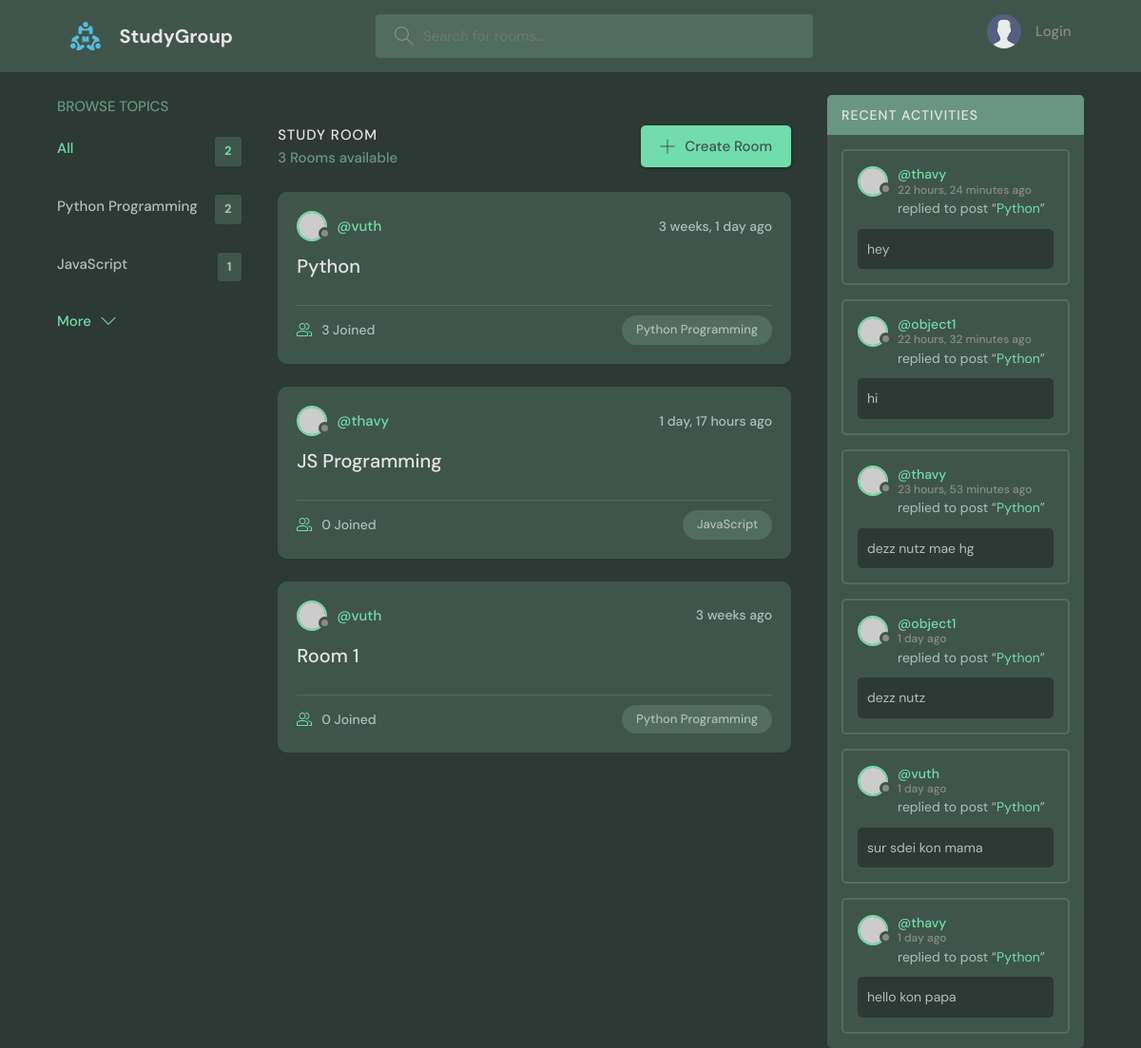
The app's page /, older data.
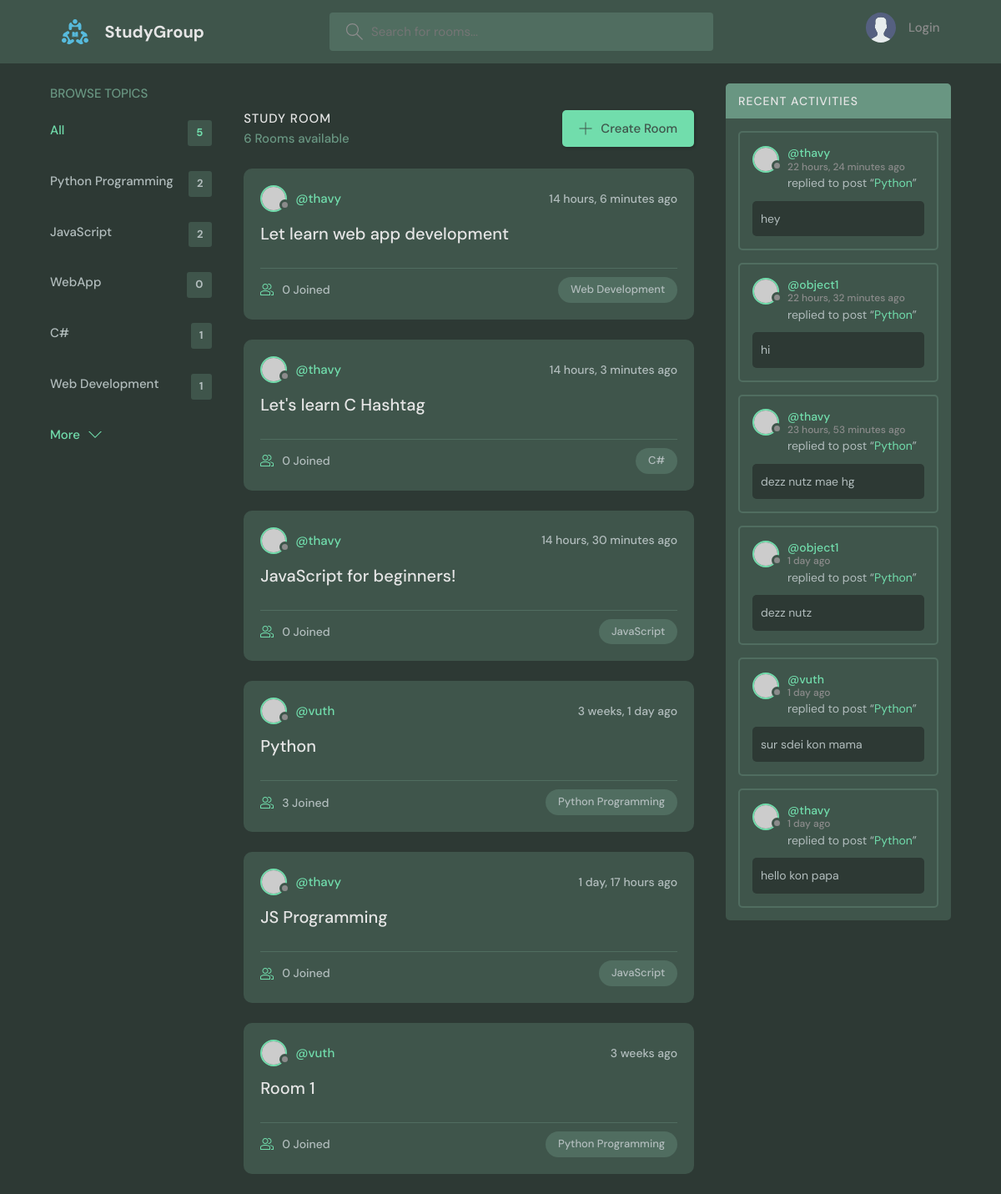
The same page, newer data.
### base/models.py (models this page shows, shortened)
class Topic(models.Model):
    name = models.CharField(max_length=200)

class Room(models.Model):
    host = models.ForeignKey(User, on_delete=models.SET_NULL, null=True)
    topic = models.ForeignKey(Topic, on_delete=models.SET_NULL, null=True)
    name = models.CharField(max_length=200)
    description = models.TextField(null=True, blank=True)
    participants = models.ManyToManyField(User, related_name='participants', blank=True)
    updated = models.DateTimeField(auto_now=True)
    created = models.DateTimeField(auto_now_add=True)
    def __str__(self):
        return self.name
    class Meta:
        ordering = ['-updated', '-created']

class Message(models.Model):
    user = models.ForeignKey(User, on_delete=models.SET_NULL, null=True)
    room = models.ForeignKey(Room, on_delete=models.CASCADE)
    body = models.TextField()
    updated = models.DateTimeField(auto_now=True)
    created = models.DateTimeField(auto_now_add=True)
    class Meta:
        ordering = ['-updated', '-created']

### base/views.py (the view)
# urls.py: path('', views.home, name="home"),
def home(request):
    q = request.GET.get('q') if request.GET.get('q') != None else ''
    rooms = Room.objects.filter(
        Q(topic__name__icontains=q) |
        Q(name__icontains=q) |
        Q(description__icontains=q)
    )
    topics = Topic.objects.all()
    room_count = rooms.count()
    room_messages = Message.objects.filter(Q(room__topic__name__icontains=q))
    context = {'rooms': rooms, 'topics': topics, 'room_count': room_count, 'room_messages': room_messages}
    return render(request, 'base/home.html', context)

### base/templates/base/home.html (shortened to what this page needs)
{% extends 'main.html' %}
{% block content %}
<main class="layout layout--3">
  <div class="container">
    {% include 'base/topic_component.html' %}
    <div class="roomList">
      <div class="roomList__header">
        <div>
          <h2>Study Room</h2>
          <p>{{room_count}} Rooms available</p>
        </div>
        <a class="btn btn--main" href="{% url 'create-room' %}">
          <svg
            version="1.1"
            xmlns="http://www.w3.org/2000/svg"
            width="32"
            height="32"
            viewBox="0 0 32 32"
          >
            <title>add</title>
            <path
              d="M16.943 0.943h-1.885v14.115h-14.115v1.885h14.115v14.115h1.885v-14.115h14.115v-1.885h-14.115v-14.115z"
            ></path>
          </svg>
          Create Room
        </a>
      </div>
      {% include 'base/feed_component.html' %}
    </div>
    {% include 'base/activity_component.html' %}
  </div>
</main>
{% endblock content %}

### base/templates/base/topic_component.html
<div class="topics">
  <div class="topics__header">
    <h2>Browse Topics</h2>
  </div>
  <ul class="topics__list">
    <li>
      <a href="{% url 'home' %}" class="active">All <span>{{topics.count}}</span></a>
    </li>
    {% for topic in topics %}
    <li>
      <a href="{% url 'home' %}?q={{topic.name}}">{{topic.name}} <span>{{topic.room_set.all.count}}</span></a>
    </li>
    {% endfor %}
  </ul>
  <a class="btn btn--link" href="topics.html">
    More
    <svg
      version="1.1"
      xmlns="http://www.w3.org/2000/svg"
      width="32"
      height="32"
      viewBox="0 0 32 32"
    >
      <title>chevron-down</title>
      <path d="M16 21l-13-13h-3l16 16 16-16h-3l-13 13z"></path>
    </svg>
  </a>
</div>

### base/templates/base/feed_component.html (shortened to what this page needs)
{% for room in rooms %}
<div class="roomListRoom">
    <div class="roomListRoom__header">
      <a href="{% url 'user-profile' room.host.id %}" class="roomListRoom__author">
        <div class="avatar avatar--small">
          <img src="https://randomuser.me/api/portraits/women/11.jpg" />
        </div>
        <span>@{{room.host.username}}</span>
      </a>
      <div class="roomListRoom__actions">
        <span>{{room.created|timesince}} ago</span>
      </div>
    </div>
    <div class="roomListRoom__content">
      <a href="{% url 'room' room.id %}">{{room.name}}</a>
    </div>
    <div class="roomListRoom__meta">
      <a href="{% url 'room' room.id %}" class="roomListRoom__joined">
        {{room.participants.all.count}} Joined
      </a>
      <p class="roomListRoom__topic">{{room.topic.name}}</p>
    </div>
</div>
{% endfor %}

### base/templates/base/activity_component.html (shortened to what this page needs)
<div class="activities">
    <div class="activities__header">
      <h2>Recent Activities</h2>
    </div>
    {% for msg in room_messages %}
    <div class="activities__box">
      <div class="activities__boxHeader roomListRoom__header">
        <a href="{% url 'user-profile' msg.user.id %}" class="roomListRoom__author">
          <div class="avatar avatar--small">
            <img src="https://randomuser.me/api/portraits/women/11.jpg" />
          </div>
          <p>
            @{{msg.user}}
            <span>{{msg.created|timesince}} ago</span>
          </p>
        </a>
      </div>
      <div class="activities__boxContent">
        <p>
          replied to post “<a href="{% url 'room' msg.room.id %}">{{msg.room}}</a
          >”
        </p>
        <div class="activities__boxRoomContent">
          {{msg.body}}
        </div>
      </div>
    </div>
    {% endfor %}
  </div>

Row changes from the older to the newer data that the page shows:
computed for Topic "JavaScript": room_set.all.count "1" → "2"
added Topic: name "WebApp", room_set.all.count "0"
added Topic: name "C#", room_set.all.count "1"
added Topic: name "Web Development", room_set.all.count "1"
added Room: host.username "thavy", created "14 hours, 6 minutes", name "Let learn web app development", participants.all.count "0", topic.name "Web Development"
added Room: host.username "thavy", created "14 hours, 3 minutes", name "Let's learn C Hashtag", participants.all.count "0", topic.name "C#"
added Room: host.username "thavy", created "14 hours, 30 minutes", name "JavaScript for beginners!", participants.all.count "0", topic.name "JavaScript"
Text that changed along with them:
{{ topics.count }}: "2" → "5"
{{ room_count }}: "3" → "6"
